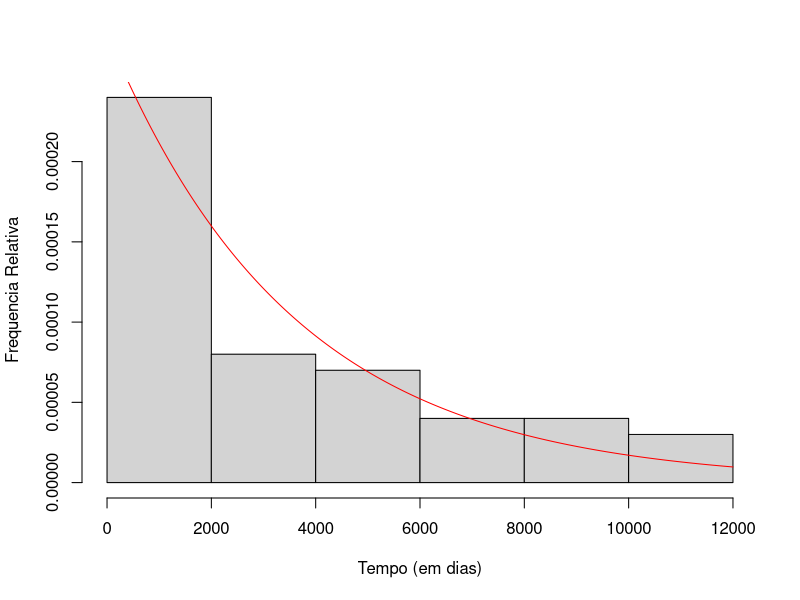
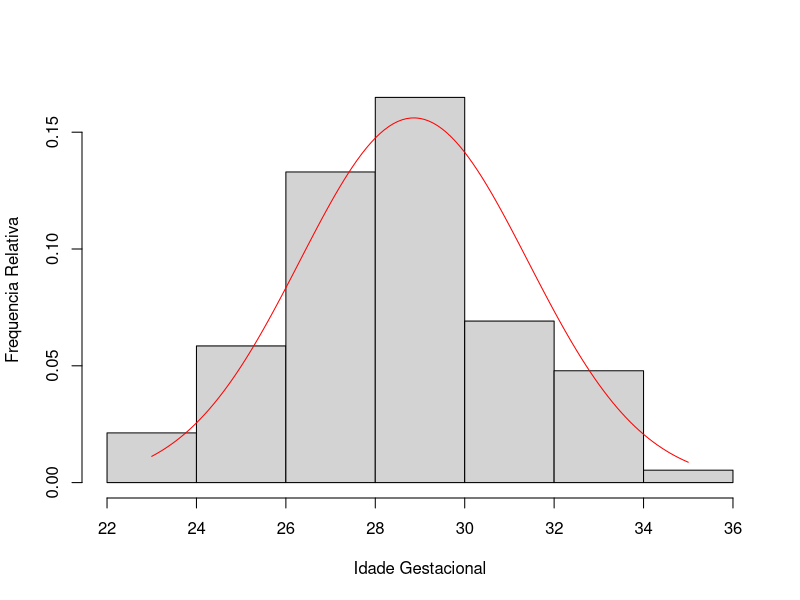
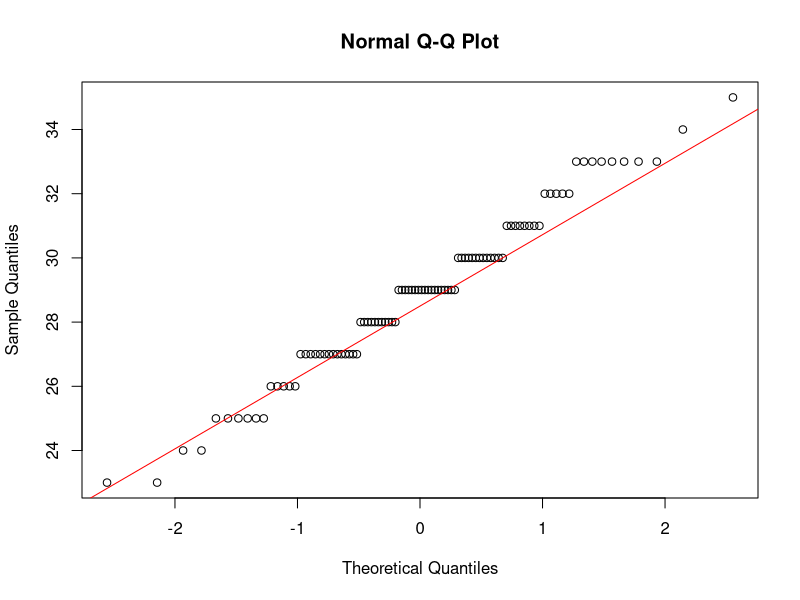
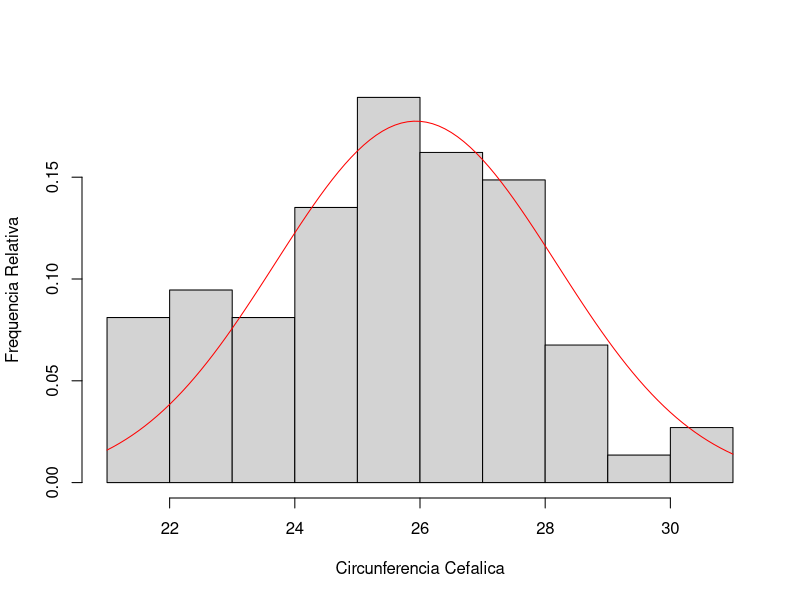
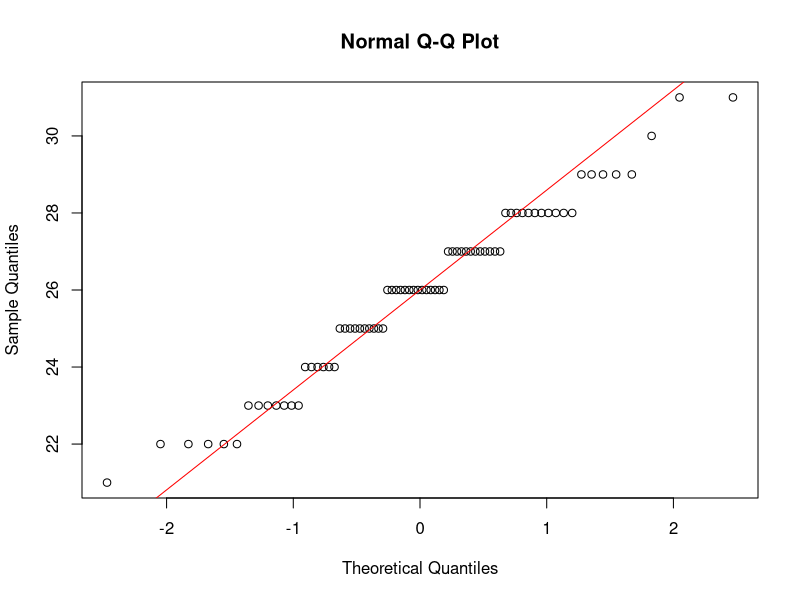
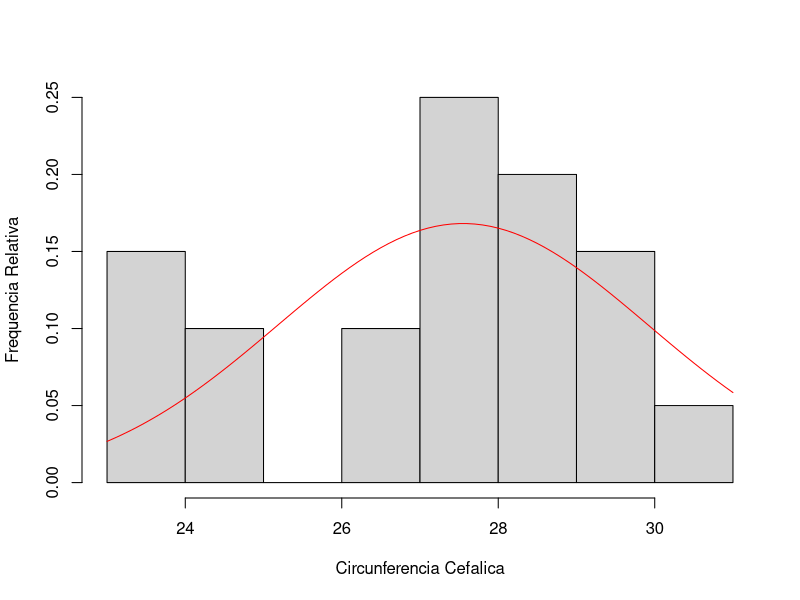
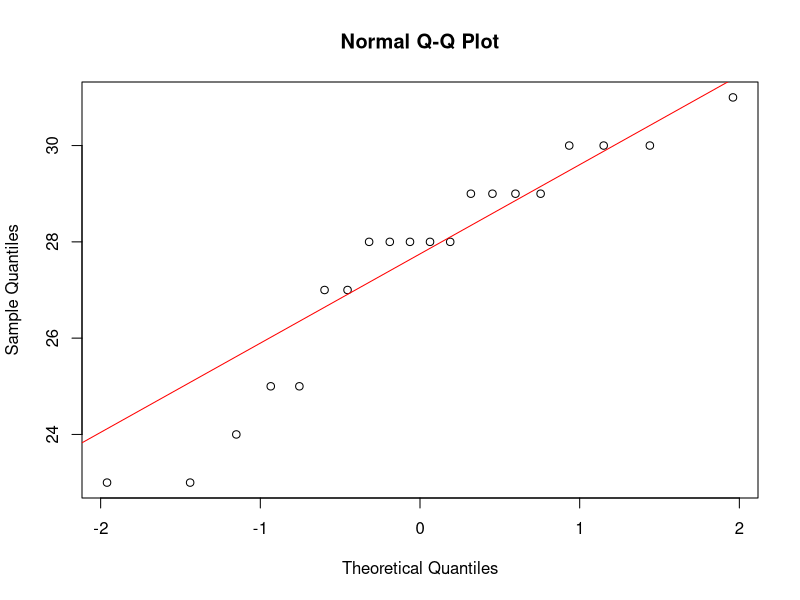

R code for these plots, in order:
setwd("/home/matheus/Documentos/Universidade/3/Probabilidade/Segunda Prova/")

dados <- read.csv("Dados.csv",sep=";")
tempo <- c(1377,790,250,6890,150,11812,273,1140,1317,4713,1607,4193,2966,3570,1589,5089,
           5803,819,8439,5327,4034,1056,1416,10265,8318,1185,3409,2656,622,1149,9965,
           1908,6881,8911,2851,1017,5488,758,2358,3626,404,11269,7709,2142,6319,571,825,
           1200,1680,595)

#######################################################################################
# Distribuicao Exponencial
#######################################################################################

media <- mean(tempo)
x <- seq(0,12000,by=1)
fteorico <- dexp(x,rate=1/media)

hist(tempo,freq=F,xlab="Tempo (em dias)",ylab="Frequencia Relativa",main="")
lines(x,fteorico,col="red")

#######################################################################################
# Distribuicao Normal
#######################################################################################

idade <- dados$IdadeG
media <- mean(idade)
desvio <- sd(idade)
x <- seq(min(idade),max(idade),by=0.1)
fteorico <- dnorm(x,mean=media,sd=desvio)

hist(idade,freq=F,xlab="Idade Gestacional",ylab="Frequencia Relativa",main="")
lines(x,fteorico,col="red")

qqnorm(idade)
qqline(idade,col="red")

#######################################################################################
# Anaálise Circunferencia (Maes com toxemia)
#######################################################################################

ct <- dados[dados$Toxemia=="Sim",]

media1 <- mean(ct$Circunferencia)
desvio1 <- sd(ct$Circunferencia)
x1 <- seq(min(ct$Circunferencia),max(ct$Circunferencia),by=0.1)
fteoricoN1 <- dnorm(x1,mean=media1,sd=desvio1)

hist(ct$Circunferencia,freq=F,xlab="Circunferencia Cefalica",ylab="Frequencia Relativa",main="")
lines(x1,fteoricoN1,col="red")

qqnorm(ct$Circunferencia)
qqline(ct$Circunferencia,col="red")

#######################################################################################
# Analise Circunferencia (Maes sem toxemia)
#######################################################################################

st <- dados[dados$Toxemia=="Nao",]

media2 <- mean(st$Circunferencia)
desvio2 <- sd(st$Circunferencia)
x2 <- seq(min(st$Circunferencia),max(st$Circunferencia),by=0.1)
fteoricoN2 <- dnorm(x2,mean=media2,sd=desvio2)

hist(st$Circunferencia,freq=F,xlab="Circunferencia Cefalica",ylab="Frequencia Relativa",main="")
lines(x2,fteoricoN2,col="red")

qqnorm(st$Circunferencia)
qqline(st$Circunferencia,col="red") 

